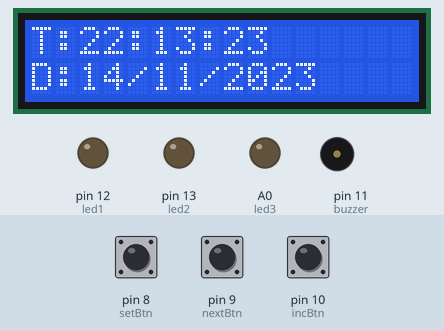
The sketch below on a simulated Arduino Uno, built with avr-gcc and run on an emulated ATmega328P. Parts: 16×2 character LCD, output pins drawn as LEDs (lit = HIGH), buzzer (waves = sounding, pin HIGH). The inputs (shaded band) are chosen by the test bench; at power-on: pin 8 (setBtn) HIGH, pin 9 (nextBtn) HIGH, pin 10 (incBtn) HIGH. The local clock reads 2024-03-15 10:24:30 at power-on unless the sketch sets it.

Above: at 3.2 s.
3.3 s: pin 8 (setBtn) pulled LOW for 0.65 s
7.0 s: pin 9 (nextBtn) pulled LOW for 0.65 s
At 7.5 s:
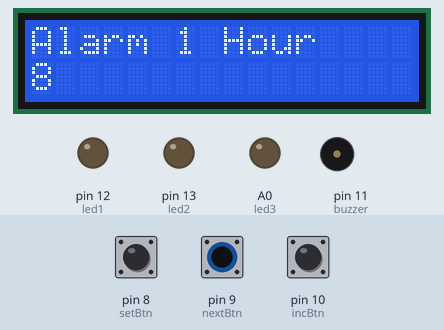
10.7 s: pin 10 (incBtn) pulled LOW for 0.65 s
At 11.2 s:
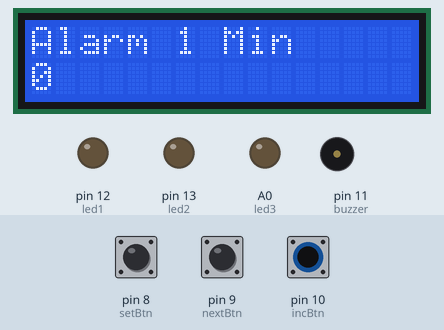
14.4 s: pin 10 (incBtn) pulled LOW for 0.65 s
At 15.2 s:
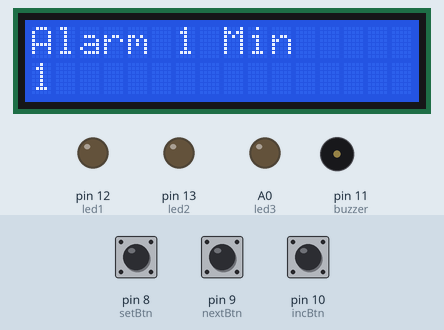
18.1 s: pin 10 (incBtn) pulled LOW for 0.65 s
At 19.3 s:
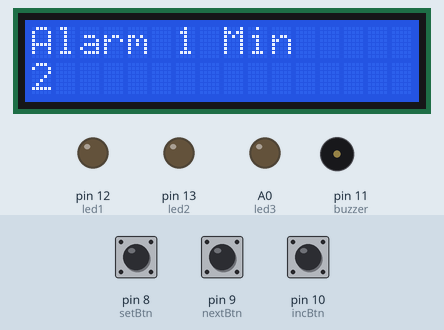
21.8 s: pin 10 (incBtn) pulled LOW for 0.65 s
At 22.1 s:
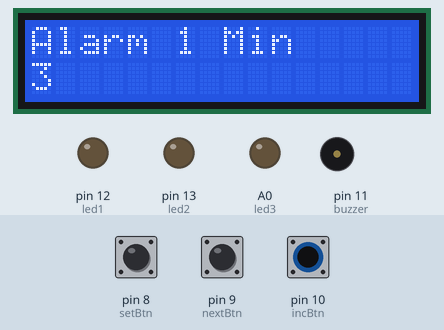
Timing chart, 0 to 24.8 s (numbered marks = the images above; inputs shaded):
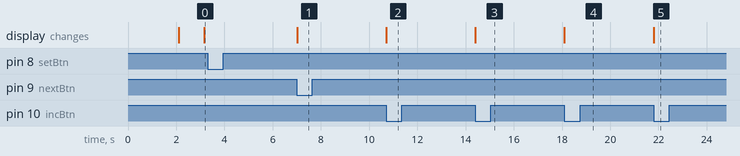

Measured:
- after the input at 3.3 s, every drawn part: stays the same
- after the input at 7.0 s, the display: changes at once (image 1)
- after the input at 10.7 s, the display: changes at once (image 2)
- after the input at 14.4 s, the display: changes at once (image 3)
- after the input at 18.1 s, the display: changes at once (image 4)
- after the input at 21.8 s, the display: changes at once (image 5)

The sketch:

medicine_with_led.ino
```cpp
#include <Wire.h>
#include <RTClib.h>
#include <LiquidCrystal_I2C.h>
#include <EEPROM.h>

RTC_DS3231 rtc;
LiquidCrystal_I2C lcd(0x27, 16, 2);

// Buttons
const int setBtn  = 8;
const int nextBtn = 9;
const int incBtn  = 10;

// Outputs
const int buzzer = 11;
const int led1 = 12;
const int led2 = 13;
const int led3 = A0;

// Alarms
int alarmH[3] = {8, 13, 20};
int alarmM[3] = {0, 0, 0};

int lastMinute = -1;

void setup() {
  pinMode(setBtn, INPUT_PULLUP);
  pinMode(nextBtn, INPUT_PULLUP);
  pinMode(incBtn, INPUT_PULLUP);

  pinMode(buzzer, OUTPUT);
  pinMode(led1, OUTPUT);
  pinMode(led2, OUTPUT);
  pinMode(led3, OUTPUT);

  Wire.begin();
  rtc.begin();

  lcd.init();
  lcd.backlight();

  // ⭐ IMPORTANT FIX (NO BATTERY CASE)
  rtc.adjust(DateTime(F(__DATE__), F(__TIME__)));

  loadAlarm();

  lcd.setCursor(0,0);
  lcd.print("Medicine Ready");
  delay(2000);
  lcd.clear();
}

void loop() {
  DateTime now = rtc.now();

  // TIME DISPLAY
  lcd.setCursor(0,0);
  lcd.print("T:");
  if (now.hour() < 10) lcd.print("0");
  lcd.print(now.hour());
  lcd.print(":");
  if (now.minute() < 10) lcd.print("0");
  lcd.print(now.minute());
  lcd.print(":");
  if (now.second() < 10) lcd.print("0");
  lcd.print(now.second());

  // DATE DISPLAY
  lcd.setCursor(0,1);
  lcd.print("D:");
  lcd.print(now.day());
  lcd.print("/");
  lcd.print(now.month());
  lcd.print("/");
  lcd.print(now.year());

  checkAlarm(now.hour(), now.minute());

  if (digitalRead(setBtn) == LOW) {
    delay(300);
    setAlarm();
  }

  delay(500);
}

void setAlarm() {
  for (int i = 0; i < 3; i++) {

    // SET HOUR
    while (true) {
      lcd.clear();
      lcd.print("Alarm ");
      lcd.print(i+1);
      lcd.print(" Hour");

      lcd.setCursor(0,1);
      lcd.print(alarmH[i]);

      if (digitalRead(incBtn) == LOW) {
        delay(200);
        while (digitalRead(incBtn) == LOW);
        alarmH[i]++;
        if (alarmH[i] > 23) alarmH[i] = 0;
      }

      if (digitalRead(nextBtn) == LOW) {
        delay(200);
        while (digitalRead(nextBtn) == LOW);
        break;
      }
    }

    // SET MINUTE
    while (true) {
      lcd.clear();
      lcd.print("Alarm ");
      lcd.print(i+1);
      lcd.print(" Min");

      lcd.setCursor(0,1);
      lcd.print(alarmM[i]);

      if (digitalRead(incBtn) == LOW) {
        delay(200);
        while (digitalRead(incBtn) == LOW);
        alarmM[i]++;
        if (alarmM[i] > 59) alarmM[i] = 0;
      }

      if (digitalRead(nextBtn) == LOW) {
        delay(200);
        while (digitalRead(nextBtn) == LOW);
        break;
      }
    }
  }

  saveAlarm();

  lcd.clear();
  lcd.print("Saved!");
  delay(1500);
  lcd.clear();
}

void checkAlarm(int h, int m) {

  if (m == lastMinute) return;

  for (int i = 0; i < 3; i++) {
    if (h == alarmH[i] && m == alarmM[i]) {
      lastMinute = m;
      alert(i + 1);
    }
  }
}

void alert(int group) {

  lcd.clear();
  lcd.print("Take Medicine");
  lcd.setCursor(0,1);
  lcd.print("Group ");
  lcd.print(group);

  tone(buzzer, 1000);

  if (group == 1) digitalWrite(led1, HIGH);
  if (group == 2) digitalWrite(led2, HIGH);
  if (group == 3) digitalWrite(led3, HIGH);

  delay(5000);

  noTone(buzzer);

  digitalWrite(led1, LOW);
  digitalWrite(led2, LOW);
  digitalWrite(led3, LOW);

  lcd.clear();
}

void saveAlarm() {
  for (int i = 0; i < 3; i++) {
    EEPROM.write(i*2, alarmH[i]);
    EEPROM.write(i*2+1, alarmM[i]);
  }
}

void loadAlarm() {
  for (int i = 0; i < 3; i++) {
    alarmH[i] = EEPROM.read(i*2);
    alarmM[i] = EEPROM.read(i*2+1);

    if (alarmH[i] > 23) alarmH[i] = 8 + i;
    if (alarmM[i] > 59) alarmM[i] = 0;
  }
}
```
